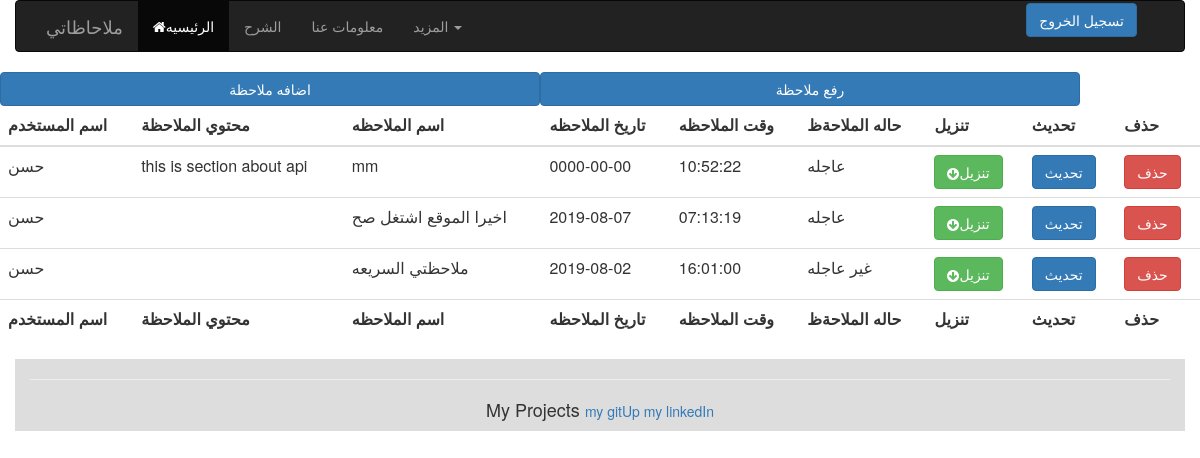
The page /user/profile.php (signed in) on the database its author committed.
### tables this page shows
CREATE TABLE `notes` (
  `note_id` int(11) NOT NULL,
  `note_name` varchar(50) DEFAULT NULL,
  `note_txt` text,
  `note_date` date DEFAULT NULL,
  `note_time` time DEFAULT NULL,
  `status` varchar(10) DEFAULT NULL,
  `user_id` int(11) NOT NULL
);

CREATE TABLE `users` (
  `user_id` int(11) NOT NULL,
  `name` varchar(255) NOT NULL,
  `user_name` varchar(255) NOT NULL,
  `password` varchar(20) NOT NULL,
  `email` varchar(50) NOT NULL,
  `gender` enum('Male','Female') NOT NULL,
  `city` varchar(100) NOT NULL,
  `role` int(1) NOT NULL DEFAULT '0'
);

### user/profile.php (the view, shortened to what this page needs)
<?php
 $uid = $_SESSION['userid'];
include '../include/nav.php';
echo "<div class=''>";
echo "<a href='addnote.php'><button  class='a btn btn-primary'>اضافه ملاحظة</button></a>";echo "<a href='uplodnote.php'><button  class='a btn btn-primary'>رفع ملاحظة </button></a>";
echo "</div>";
if( $uid ){
include '../include/connection.php';
$sql = $con->prepare("SELECT * from users u inner JOIN notes n on  n.user_id = u.user_id
	WHERE u.user_id = $uid ");
$sql->execute();
$rows = $sql->fetchAll();
}
else
header("Location:../logs/login.php");
?>
<table class="table">
	<thead>
		<th>اسم المستخدم</th>
		 <th> محتوي الملاحظة  </th>
		<th>اسم الملاحظه</th>
		<th>تاريخ الملاحظه</th>
		<th>وقت الملاحظه</th>
		<th> حاله الملاحةظ</th>
		<th> تنزيل </th>
		<th>تحديث</th>
		<th>حذف</th>
	</thead>
<tbody>
<?php
foreach ($rows as $row) {
 echo "<tr>";
echo "<td>".$row['user_name']."</td>";
echo "<td>". $row['note_txt'] . "</td>";
echo "<td>".$row['note_name']."</td>";
echo "<td>".$row['note_date']."</td>";
echo "<td>".$row['note_time']."</td>";
echo "<td>".$row['status']."</td>";
echo "<td>".
"<a class='btn btn-success' href='dawanload.php?note_txt=$row[note_txt]&&note_name=$row[note_name]'><i class='fa fa-arrow-circle-down  hvr-pulse-grow'>
			</i>تنزيل   </a>"."</td>";
echo "<td>"."<a class='btn btn-primary' href='updatenote.php?note_id=$row[note_id]'>تحديث</a>"."</td>";
echo "<td>"."<a class='btn btn-danger' href='deletenote.php?note_id=$row[note_id]'>حذف</a>"."</td>";
echo "</tr>";
}
?>
</tbody>
	<tfoot>
		<th>اسم المستخدم</th>
		 <th> محتوي الملاحظة  </th>
		<th>اسم الملاحظه</th>
		<th>تاريخ الملاحظه</th>
		<th>وقت الملاحظه</th>
		<th> حاله الملاحةظ</th>
		<th> تنزيل </th>
		<th>تحديث</th>
		<th>حذف</th>
	</tfoot>
</table>
<?php
include '../include/footer.php';
?>

### user/profile.php (style rules this page uses)
.a { width: 45%; }

### rows shown on the page
notes: user.user_name "حسن", note_txt "this is section about api", note_name "mm", note_date "0000-00-00", note_time "10:52:22", status "عاجله"
notes: user.user_name "حسن", note_name "اخيرا الموقع اشتغل صح", note_date "2019-08-07", note_time "07:13:19", status "عاجله"
notes: user.user_name "حسن", note_name "ملاحظتي السريعه", note_date "2019-08-02", note_time "16:01:00", status "غير عاجله"
